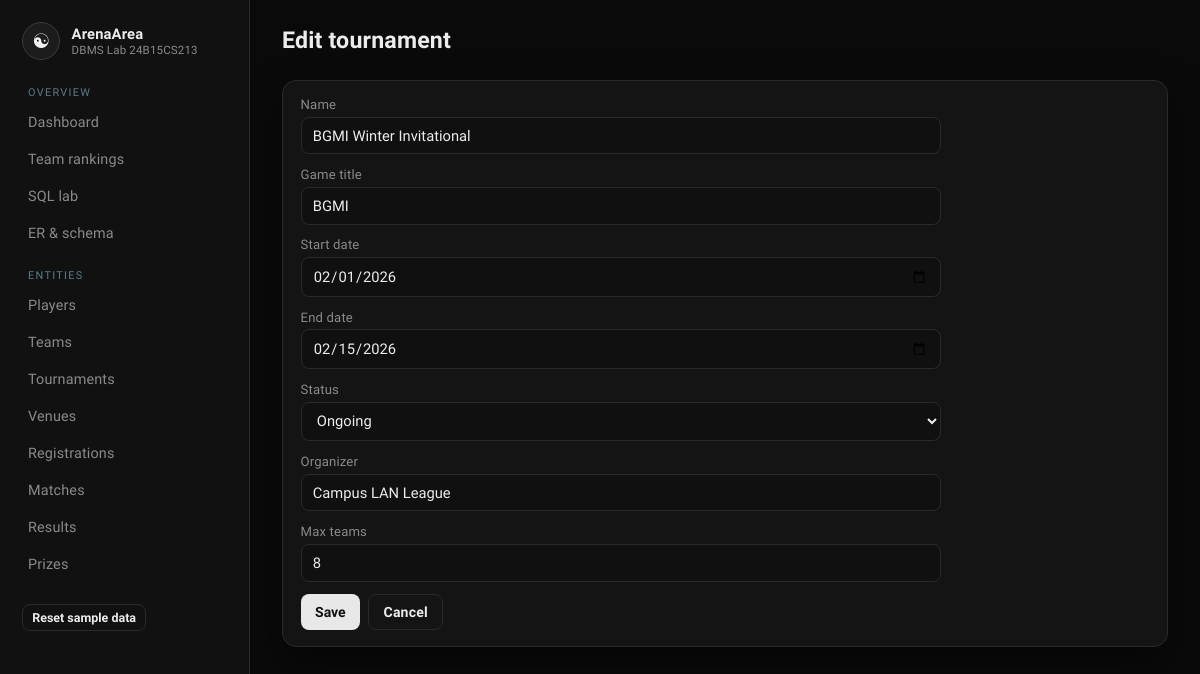
The app's page /tournaments/2/edit with its own data.
### tables this page shows
CREATE TABLE Tournament (
    tournament_id   INTEGER PRIMARY KEY AUTOINCREMENT,
    tournament_name TEXT    NOT NULL,
    game_title      TEXT    NOT NULL,
    start_date      TEXT    NOT NULL,
    end_date        TEXT    NOT NULL,
    status          TEXT    NOT NULL CHECK (status IN ('Upcoming', 'Ongoing', 'Completed')),
    organizer_name  TEXT    NOT NULL,
    max_teams       INTEGER NOT NULL CHECK (max_teams >= 2),
    CHECK (end_date >= start_date)
);

### app.py (the view, shortened to what this page needs)
@app.route("/tournaments/<int:tournament_id>/edit", methods=["GET", "POST"])
def tournament_edit(tournament_id):
    item = query("SELECT * FROM Tournament WHERE tournament_id = ?", (tournament_id,), one=True)
    if not item:
        return redirect(url_for("tournaments_list"))
    return render_template("tournament_form.html", item=item)

### app.py (called while the page is built)
def get_db():
    if "db" not in g:
        g.db = sqlite3.connect(DB_PATH)
        g.db.row_factory = sqlite3.Row
        g.db.execute("PRAGMA foreign_keys = ON")
    return g.db

def query(sql, args=(), one=False):
    cur = get_db().execute(sql, args)
    rows = cur.fetchall()
    cur.close()
    return (rows[0] if rows else None) if one else rows

### templates/tournament_form.html (shortened to what this page needs)
{% extends "base.html" %}
{% block content %}
<div class="topbar"><div><h2>{{ 'Edit tournament' if item else 'Create tournament' }}</h2></div></div>
<div class="card">
<form class="stack" method="post">
  <label>Name <input name="tournament_name" required value="{{ item.tournament_name if item else '' }}"></label>
  <label>Game title <input name="game_title" required value="{{ item.game_title if item else '' }}"></label>
  <label>Start date <input type="date" name="start_date" required value="{{ item.start_date if item else '' }}"></label>
  <label>End date <input type="date" name="end_date" required value="{{ item.end_date if item else '' }}"></label>
  <label>Status
    <select name="status">
      {% for s in ['Upcoming','Ongoing','Completed'] %}
        <option value="{{ s }}" {% if item and item.status==s %}selected{% endif %}>{{ s }}</option>
      {% endfor %}
    </select>
  </label>
  <label>Organizer <input name="organizer_name" required value="{{ item.organizer_name if item else '' }}"></label>
  <label>Max teams <input type="number" name="max_teams" min="2" required value="{{ item.max_teams if item else 8 }}"></label>
  <div class="actions">
    <button class="btn" type="submit">Save</button>
    <a class="btn ghost" href="{{ url_for('tournaments_list') }}">Cancel</a>
  </div>
</form>
</div>
{% endblock %}

### static/style.css (style rules this page uses)
:root { --bg: #0a0a0a; --panel: #141414; --panel-2: #1a1a1a; --line: #2a2a2a; --text: #ececec; --muted: #8a8a8a; --mint: #cfcfcf; --mint-dim: #3a3a3a; --coral: #9a9a9a; --gold: #d0d0d0; --blue: #b8b8b8; --shadow: 0 18px 40px rgba(0, 0, 0, 0.45); }
* { box-sizing: border-box; }
html, body { margin: 0; min-height: 100%; }
body { font-family: "Sora", sans-serif; background: var(--bg); color: var(--text); letter-spacing: 0.01em; }
a { color: var(--mint); text-decoration: none; }
.topbar { display: flex; justify-content: space-between; align-items: flex-start; gap: 1rem; margin-bottom: 1.4rem; }
.topbar h2 { margin: 0 0 0.25rem; font-size: 1.45rem; }
.actions { display: flex; gap: 0.5rem; flex-wrap: wrap; }
.btn, button.btn, input[type="submit"] { border: 0; background: #e8e8e8; color: #111; font-weight: 600; padding: 0.55rem 0.9rem; border-radius: 8px; cursor: pointer; font-family: inherit; font-size: 0.88rem; }
.btn.ghost, button.ghost { background: transparent; color: var(--text); border: 1px solid var(--line); }
.card { background: var(--panel); border: 1px solid var(--line); border-radius: 14px; padding: 1rem 1.1rem; box-shadow: var(--shadow); }
form.stack { display: grid; gap: 0.8rem; max-width: 640px; }
label { display: grid; gap: 0.3rem; font-size: 0.82rem; color: var(--muted); }
input, select, textarea { background: #101010; border: 1px solid var(--line); color: var(--text); border-radius: 8px; padding: 0.55rem 0.7rem; font-family: inherit; font-size: 0.92rem; }

### records on screen
Tournament: tournament_name "BGMI Winter Invitational", game_title "BGMI", start_date "02/01/2026", end_date "02/15/2026", status "Ongoing", organizer_name "Campus LAN League", max_teams "8"

### other values on screen
{{ 'Edit tournament' if item else 'Create tournament' }} "Edit tournament"
